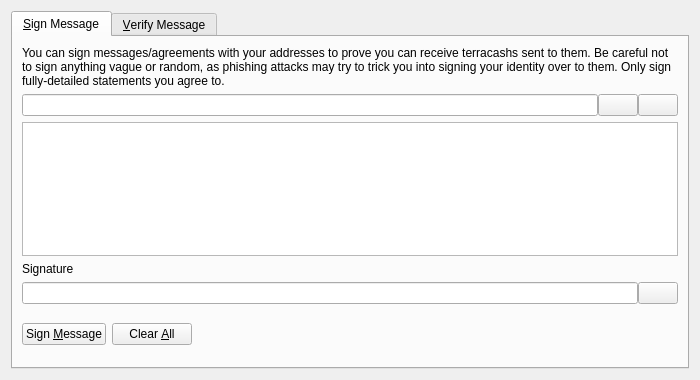
<?xml version="1.0" encoding="UTF-8"?>
<ui version="4.0">
 <class>SignVerifyMessageDialog</class>
 <widget class="QDialog" name="SignVerifyMessageDialog">
  <property name="geometry">
   <rect>
    <x>0</x>
    <y>0</y>
    <width>700</width>
    <height>380</height>
   </rect>
  </property>
  <property name="windowTitle">
   <string>Signatures - Sign / Verify a Message</string>
  </property>
  <property name="modal">
   <bool>true</bool>
  </property>
  <layout class="QVBoxLayout" name="verticalLayout">
   <item>
    <widget class="QTabWidget" name="tabWidget">
     <property name="currentIndex">
      <number>0</number>
     </property>
     <widget class="QWidget" name="tabSignMessage">
      <attribute name="title">
       <string>&amp;Sign Message</string>
      </attribute>
      <layout class="QVBoxLayout" name="verticalLayout_SM">
       <item>
        <widget class="QLabel" name="infoLabel_SM">
         <property name="text">
          <string>You can sign messages/agreements with your addresses to prove you can receive terracashs sent to them. Be careful not to sign anything vague or random, as phishing attacks may try to trick you into signing your identity over to them. Only sign fully-detailed statements you agree to.</string>
         </property>
         <property name="textFormat">
          <enum>Qt::PlainText</enum>
         </property>
         <property name="wordWrap">
          <bool>true</bool>
         </property>
        </widget>
       </item>
       <item>
        <layout class="QHBoxLayout" name="horizontalLayout_1_SM">
         <property name="spacing">
          <number>0</number>
         </property>
         <item>
          <widget class="QValidatedLineEdit" name="addressIn_SM">
           <property name="toolTip">
            <string>The Terracash address to sign the message with</string>
           </property>
          </widget>
         </item>
         <item>
          <widget class="QPushButton" name="addressBookButton_SM">
           <property name="toolTip">
            <string>Choose previously used address</string>
           </property>
           <property name="text">
            <string/>
           </property>
           <property name="icon">
            <iconset resource="../bitcoin.qrc">
             <normaloff>:/icons/address-book</normaloff>:/icons/address-book</iconset>
           </property>
           <property name="shortcut">
            <string>Alt+A</string>
           </property>
           <property name="autoDefault">
            <bool>false</bool>
           </property>
          </widget>
         </item>
         <item>
          <widget class="QPushButton" name="pasteButton_SM">
           <property name="toolTip">
            <string>Paste address from clipboard</string>
           </property>
           <property name="text">
            <string/>
           </property>
           <property name="icon">
            <iconset resource="../bitcoin.qrc">
             <normaloff>:/icons/editpaste</normaloff>:/icons/editpaste</iconset>
           </property>
           <property name="shortcut">
            <string>Alt+P</string>
           </property>
           <property name="autoDefault">
            <bool>false</bool>
           </property>
          </widget>
         </item>
        </layout>
       </item>
       <item>
        <widget class="QPlainTextEdit" name="messageIn_SM">
         <property name="toolTip">
          <string>Enter the message you want to sign here</string>
         </property>
        </widget>
       </item>
       <item>
        <widget class="QLabel" name="signatureLabel_SM">
         <property name="text">
          <string>Signature</string>
         </property>
         <property name="textFormat">
          <enum>Qt::PlainText</enum>
         </property>
        </widget>
       </item>
       <item>
        <layout class="QHBoxLayout" name="horizontalLayout_2_SM">
         <property name="spacing">
          <number>0</number>
         </property>
         <item>
          <widget class="QLineEdit" name="signatureOut_SM">
           <property name="font">
            <font>
             <italic>true</italic>
            </font>
           </property>
           <property name="readOnly">
            <bool>true</bool>
           </property>
          </widget>
         </item>
         <item>
          <widget class="QPushButton" name="copySignatureButton_SM">
           <property name="toolTip">
            <string>Copy the current signature to the system clipboard</string>
           </property>
           <property name="text">
            <string/>
           </property>
           <property name="icon">
            <iconset resource="../bitcoin.qrc">
             <normaloff>:/icons/editcopy</normaloff>:/icons/editcopy</iconset>
           </property>
           <property name="autoDefault">
            <bool>false</bool>
           </property>
          </widget>
         </item>
        </layout>
       </item>
       <item>
        <layout class="QHBoxLayout" name="horizontalLayout_3_SM">
         <item>
          <widget class="QPushButton" name="signMessageButton_SM">
           <property name="toolTip">
            <string>Sign the message to prove you own this Terracash address</string>
           </property>
           <property name="text">
            <string>Sign &amp;Message</string>
           </property>
           <property name="icon">
            <iconset resource="../bitcoin.qrc">
             <normaloff>:/icons/edit</normaloff>:/icons/edit</iconset>
           </property>
           <property name="autoDefault">
            <bool>false</bool>
           </property>
          </widget>
         </item>
         <item>
          <widget class="QPushButton" name="clearButton_SM">
           <property name="toolTip">
            <string>Reset all sign message fields</string>
           </property>
           <property name="text">
            <string>Clear &amp;All</string>
           </property>
           <property name="icon">
            <iconset resource="../bitcoin.qrc">
             <normaloff>:/icons/remove</normaloff>:/icons/remove</iconset>
           </property>
           <property name="autoDefault">
            <bool>false</bool>
           </property>
          </widget>
         </item>
         <item>
          <spacer name="horizontalSpacer_1_SM">
           <property name="orientation">
            <enum>Qt::Horizontal</enum>
           </property>
           <property name="sizeHint" stdset="0">
            <size>
             <width>40</width>
             <height>48</height>
            </size>
           </property>
          </spacer>
         </item>
         <item>
          <widget class="QLabel" name="statusLabel_SM">
           <property name="font">
            <font>
             <weight>75</weight>
             <bold>true</bold>
            </font>
           </property>
           <property name="text">
            <string/>
           </property>
           <property name="wordWrap">
            <bool>true</bool>
           </property>
          </widget>
         </item>
         <item>
          <spacer name="horizontalSpacer_2_SM">
           <property name="orientation">
            <enum>Qt::Horizontal</enum>
           </property>
           <property name="sizeHint" stdset="0">
            <size>
             <width>40</width>
             <height>48</height>
            </size>
           </property>
          </spacer>
         </item>
        </layout>
       </item>
      </layout>
     </widget>
     <widget class="QWidget" name="tabVerifyMessage">
      <attribute name="title">
       <string>&amp;Verify Message</string>
      </attribute>
      <layout class="QVBoxLayout" name="verticalLayout_VM">
       <item>
        <widget class="QLabel" name="infoLabel_VM">
         <property name="text">
          <string>Enter the receiver's address, message (ensure you copy line breaks, spaces, tabs, etc. exactly) and signature below to verify the message. Be careful not to read more into the signature than what is in the signed message itself, to avoid being tricked by a man-in-the-middle attack. Note that this only proves the signing party receives with the address, it cannot prove sendership of any transaction!</string>
         </property>
         <property name="textFormat">
          <enum>Qt::PlainText</enum>
         </property>
         <property name="alignment">
          <set>Qt::AlignLeading|Qt::AlignLeft|Qt::AlignTop</set>
         </property>
         <property name="wordWrap">
          <bool>true</bool>
         </property>
        </widget>
       </item>
       <item>
        <layout class="QHBoxLayout" name="horizontalLayout_1_VM">
         <property name="spacing">
          <number>0</number>
         </property>
         <item>
          <widget class="QValidatedLineEdit" name="addressIn_VM">
           <property name="toolTip">
            <string>The Terracash address the message was signed with</string>
           </property>
          </widget>
         </item>
         <item>
          <widget class="QPushButton" name="addressBookButton_VM">
           <property name="toolTip">
            <string>Choose previously used address</string>
           </property>
           <property name="text">
            <string/>
           </property>
           <property name="icon">
            <iconset resource="../bitcoin.qrc">
             <normaloff>:/icons/address-book</normaloff>:/icons/address-book</iconset>
           </property>
           <property name="shortcut">
            <string>Alt+A</string>
           </property>
           <property name="autoDefault">
            <bool>false</bool>
           </property>
          </widget>
         </item>
        </layout>
       </item>
       <item>
        <widget class="QPlainTextEdit" name="messageIn_VM"/>
       </item>
       <item>
        <widget class="QValidatedLineEdit" name="signatureIn_VM"/>
       </item>
       <item>
        <layout class="QHBoxLayout" name="horizontalLayout_2_VM">
         <item>
          <widget class="QPushButton" name="verifyMessageButton_VM">
           <property name="toolTip">
            <string>Verify the message to ensure it was signed with the specified Terracash address</string>
           </property>
           <property name="text">
            <string>Verify &amp;Message</string>
           </property>
           <property name="icon">
            <iconset resource="../bitcoin.qrc">
             <normaloff>:/icons/transaction_0</normaloff>:/icons/transaction_0</iconset>
           </property>
           <property name="autoDefault">
            <bool>false</bool>
           </property>
          </widget>
         </item>
         <item>
          <widget class="QPushButton" name="clearButton_VM">
           <property name="toolTip">
            <string>Reset all verify message fields</string>
           </property>
           <property name="text">
            <string>Clear &amp;All</string>
           </property>
           <property name="icon">
            <iconset resource="../bitcoin.qrc">
             <normaloff>:/icons/remove</normaloff>:/icons/remove</iconset>
           </property>
           <property name="autoDefault">
            <bool>false</bool>
           </property>
          </widget>
         </item>
         <item>
          <spacer name="horizontalSpacer_1_VM">
           <property name="orientation">
            <enum>Qt::Horizontal</enum>
           </property>
           <property name="sizeHint" stdset="0">
            <size>
             <width>40</width>
             <height>48</height>
            </size>
           </property>
          </spacer>
         </item>
         <item>
          <widget class="QLabel" name="statusLabel_VM">
           <property name="font">
            <font>
             <weight>75</weight>
             <bold>true</bold>
            </font>
           </property>
           <property name="text">
            <string/>
           </property>
           <property name="wordWrap">
            <bool>true</bool>
           </property>
          </widget>
         </item>
         <item>
          <spacer name="horizontalSpacer_2_VM">
           <property name="orientation">
            <enum>Qt::Horizontal</enum>
           </property>
           <property name="sizeHint" stdset="0">
            <size>
             <width>40</width>
             <height>48</height>
            </size>
           </property>
          </spacer>
         </item>
        </layout>
       </item>
      </layout>
     </widget>
    </widget>
   </item>
  </layout>
 </widget>
 <customwidgets>
  <customwidget>
   <class>QValidatedLineEdit</class>
   <extends>QLineEdit</extends>
   <header>qvalidatedlineedit.h</header>
  </customwidget>
 </customwidgets>
 <resources>
  <include location="../bitcoin.qrc"/>
 </resources>
 <connections/>
</ui>
